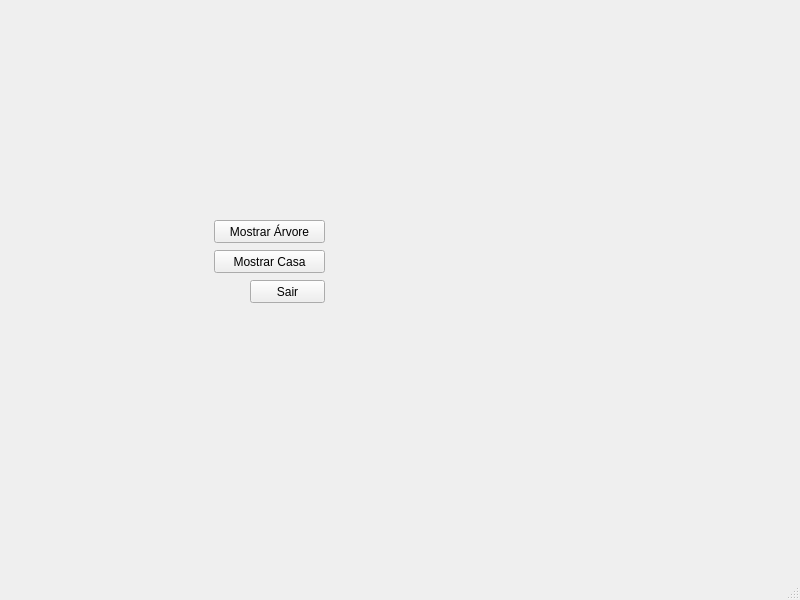
<?xml version="1.0" encoding="UTF-8"?>
<ui version="4.0">
 <class>MainWindow</class>
 <widget class="QMainWindow" name="MainWindow">
  <property name="geometry">
   <rect>
    <x>0</x>
    <y>0</y>
    <width>800</width>
    <height>600</height>
   </rect>
  </property>
  <property name="windowTitle">
   <string>MainWindow</string>
  </property>
  <widget class="QWidget" name="centralwidget">
   <widget class="QPushButton" name="btnescimage">
    <property name="geometry">
     <rect>
      <x>214</x>
      <y>250</y>
      <width>111</width>
      <height>23</height>
     </rect>
    </property>
    <property name="text">
     <string>Mostrar Casa</string>
    </property>
   </widget>
   <widget class="QPushButton" name="btnsair">
    <property name="geometry">
     <rect>
      <x>250</x>
      <y>280</y>
      <width>75</width>
      <height>23</height>
     </rect>
    </property>
    <property name="text">
     <string>Sair</string>
    </property>
   </widget>
   <widget class="QLabel" name="lblimage">
    <property name="geometry">
     <rect>
      <x>390</x>
      <y>150</y>
      <width>201</width>
      <height>211</height>
     </rect>
    </property>
    <property name="text">
     <string/>
    </property>
    <property name="scaledContents">
     <bool>true</bool>
    </property>
   </widget>
   <widget class="QPushButton" name="btnmostimage">
    <property name="geometry">
     <rect>
      <x>214</x>
      <y>220</y>
      <width>111</width>
      <height>23</height>
     </rect>
    </property>
    <property name="text">
     <string>Mostrar Árvore</string>
    </property>
   </widget>
  </widget>
  <widget class="QMenuBar" name="menubar">
   <property name="geometry">
    <rect>
     <x>0</x>
     <y>0</y>
     <width>800</width>
     <height>21</height>
    </rect>
   </property>
  </widget>
  <widget class="QStatusBar" name="statusbar"/>
 </widget>
 <resources/>
 <connections>
  <connection>
   <sender>btnsair</sender>
   <signal>clicked()</signal>
   <receiver>MainWindow</receiver>
   <slot>close()</slot>
   <hints>
    <hint type="sourcelabel">
     <x>303</x>
     <y>312</y>
    </hint>
    <hint type="destinationlabel">
     <x>343</x>
     <y>348</y>
    </hint>
   </hints>
  </connection>
  <connection>
   <sender>btnescimage</sender>
   <signal>clicked()</signal>
   <receiver>lblimage</receiver>
   <slot>hide()</slot>
   <hints>
    <hint type="sourcelabel">
     <x>278</x>
     <y>275</y>
    </hint>
    <hint type="destinationlabel">
     <x>455</x>
     <y>248</y>
    </hint>
   </hints>
  </connection>
  <connection>
   <sender>btnmostimage</sender>
   <signal>clicked()</signal>
   <receiver>lblimage</receiver>
   <slot>show()</slot>
   <hints>
    <hint type="sourcelabel">
     <x>243</x>
     <y>249</y>
    </hint>
    <hint type="destinationlabel">
     <x>421</x>
     <y>216</y>
    </hint>
   </hints>
  </connection>
 </connections>
</ui>
